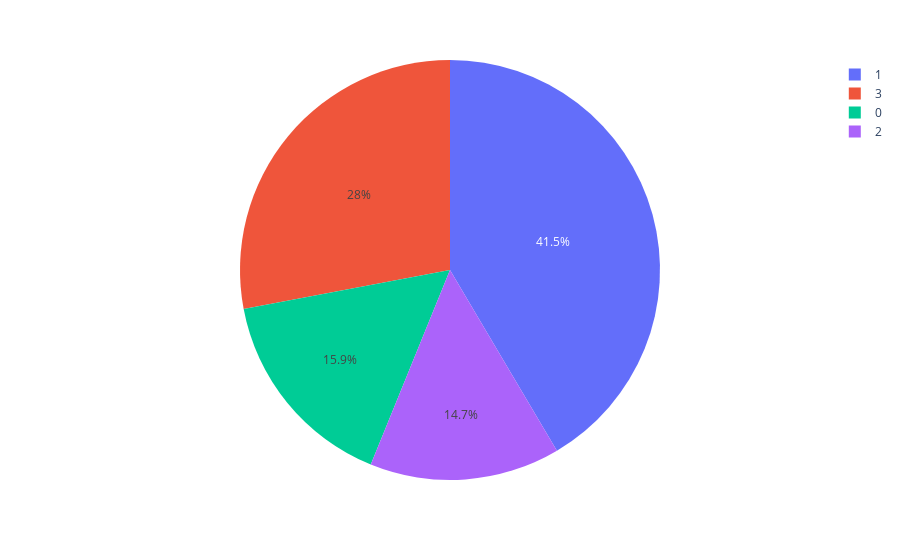

Notebook code cell kept with this figure:
### Code cell
import plotly.express as px
# This dataframe has 244 lines, but 4 distinct values for `day`

fig = px.pie(df, values='gender', names='smoking_status')
fig.show()

### Figure 1 — Plotly figure (JSON) as saved in the notebook; plotly's stock layout.template omitted (floating-point values rounded to 4 significant figures; data arrays with more than 128 entries replaced by an {"elided": "..."} marker saying what was removed)
{"data": [{"domain": {"x": [0, 1], "y": [0, 1]}, "hovertemplate": "smoking_status=%{label}<br>gender=%{value}<extra></extra>", "labels": {"elided": "4909 int values"}, "legendgroup": "", "name": "", "showlegend": true, "type": "pie", "values": {"elided": "4909 int values"}}], "layout": {"legend": {"tracegroupgap": 0}, "margin": {"t": 60}}}
